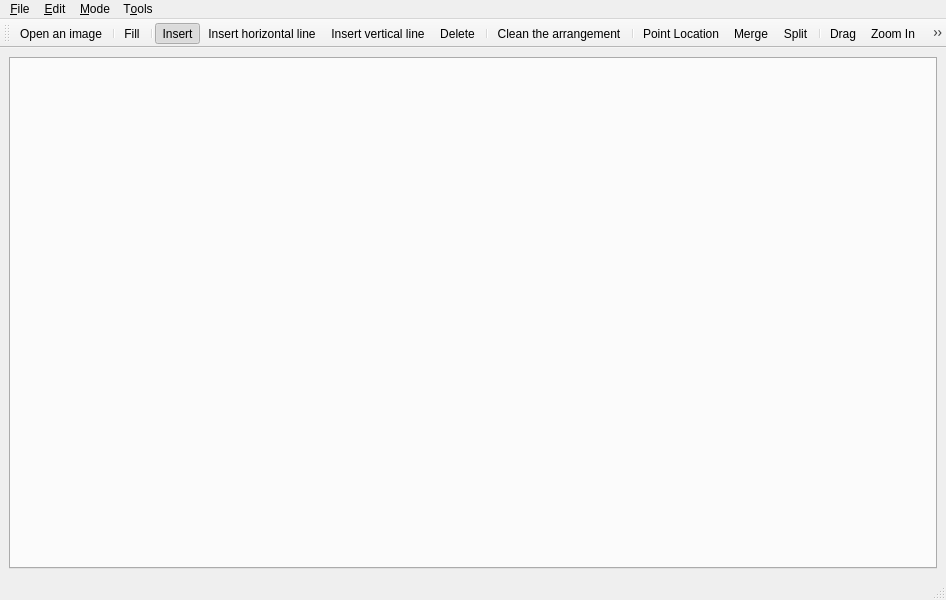
<?xml version="1.0" encoding="UTF-8"?>
<ui version="4.0">
 <class>ArrangementDemoWindow</class>
 <widget class="QMainWindow" name="ArrangementDemoWindow">
  <property name="geometry">
   <rect>
    <x>0</x>
    <y>0</y>
    <width>946</width>
    <height>600</height>
   </rect>
  </property>
  <property name="windowTitle">
   <string>QLabellingArrangement</string>
  </property>
  <property name="windowIcon">
   <iconset resource="../rc/ArrangementDemoWindow.qrc">
    <normaloff>:/QLabelling/Arrangement_2.png</normaloff>:/QLabelling/Arrangement_2.png</iconset>
  </property>
  <widget class="QWidget" name="centralwidget">
   <layout class="QGridLayout" name="gridLayout">
    <item row="0" column="0">
     <widget class="QTabWidget" name="tabWidget">
      <property name="currentIndex">
       <number>-1</number>
      </property>
     </widget>
    </item>
   </layout>
  </widget>
  <widget class="QStatusBar" name="statusbar"/>
  <widget class="QToolBar" name="toolBar">
   <property name="windowTitle">
    <string>toolBar</string>
   </property>
   <attribute name="toolBarArea">
    <enum>TopToolBarArea</enum>
   </attribute>
   <attribute name="toolBarBreak">
    <bool>false</bool>
   </attribute>
   <addaction name="actionOpenImage"/>
   <addaction name="separator"/>
   <addaction name="actionFill"/>
   <addaction name="separator"/>
   <addaction name="actionInsert"/>
   <addaction name="actionInsert_horizontal_line"/>
   <addaction name="actionInsert_vertical_line"/>
   <addaction name="actionDelete"/>
   <addaction name="separator"/>
   <addaction name="actionClean"/>
   <addaction name="separator"/>
   <addaction name="actionPointLocation"/>
   <addaction name="actionMerge"/>
   <addaction name="actionSplit"/>
   <addaction name="separator"/>
   <addaction name="actionDrag"/>
   <addaction name="actionZoomIn"/>
   <addaction name="actionZoomOut"/>
   <addaction name="separator"/>
   <addaction name="actionSnapMode"/>
   <addaction name="actionGridSnapMode"/>
  </widget>
  <widget class="QMenuBar" name="menubar">
   <property name="geometry">
    <rect>
     <x>0</x>
     <y>0</y>
     <width>946</width>
     <height>21</height>
    </rect>
   </property>
   <widget class="QMenu" name="menu_File">
    <property name="title">
     <string>&amp;File</string>
    </property>
    <addaction name="actionNewTab"/>
    <addaction name="actionCloseTab"/>
    <addaction name="separator"/>
    <addaction name="actionOpenImage"/>
    <addaction name="actionOpen"/>
    <addaction name="actionSaveAs"/>
    <addaction name="separator"/>
    <addaction name="actionQuit"/>
   </widget>
   <widget class="QMenu" name="menuMode">
    <property name="title">
     <string>&amp;Mode</string>
    </property>
    <addaction name="actionDrag"/>
    <addaction name="actionInsert"/>
    <addaction name="actionInsert_horizontal_line"/>
    <addaction name="actionInsert_vertical_line"/>
    <addaction name="actionDelete"/>
    <addaction name="actionPointLocation"/>
    <addaction name="actionMerge"/>
    <addaction name="actionSplit"/>
    <addaction name="actionFill"/>
   </widget>
   <widget class="QMenu" name="menu_Edit">
    <property name="title">
     <string>&amp;Edit</string>
    </property>
    <addaction name="actionSnapMode"/>
    <addaction name="actionGridSnapMode"/>
    <addaction name="separator"/>
    <addaction name="actionShowGrid"/>
    <addaction name="separator"/>
    <addaction name="actionPreferences"/>
   </widget>
   <widget class="QMenu" name="menuT_ools">
    <property name="title">
     <string>T&amp;ools</string>
    </property>
    <addaction name="actionOverlay"/>
    <addaction name="actionClean"/>
   </widget>
   <addaction name="menu_File"/>
   <addaction name="menu_Edit"/>
   <addaction name="menuMode"/>
   <addaction name="menuT_ools"/>
  </widget>
  <action name="actionQuit">
   <property name="icon">
    <iconset resource="../rc/ArrangementDemoWindow.qrc">
     <normaloff>:/process-stop.png</normaloff>:/process-stop.png</iconset>
   </property>
   <property name="text">
    <string>&amp;Quit</string>
   </property>
  </action>
  <action name="actionInsert">
   <property name="checkable">
    <bool>true</bool>
   </property>
   <property name="checked">
    <bool>true</bool>
   </property>
   <property name="icon">
    <iconset resource="../rc/ArrangementDemoWindow.qrc">
     <normaloff>:/icons/demo_insert.xpm</normaloff>:/icons/demo_insert.xpm</iconset>
   </property>
   <property name="text">
    <string>&amp;Insert</string>
   </property>
  </action>
  <action name="actionDelete">
   <property name="checkable">
    <bool>true</bool>
   </property>
   <property name="icon">
    <iconset resource="../rc/ArrangementDemoWindow.qrc">
     <normaloff>:/icons/demo_delete.xpm</normaloff>:/icons/demo_delete.xpm</iconset>
   </property>
   <property name="text">
    <string>&amp;Delete</string>
   </property>
  </action>
  <action name="actionDrag">
   <property name="checkable">
    <bool>true</bool>
   </property>
   <property name="icon">
    <iconset resource="../rc/ArrangementDemoWindow.qrc">
     <normaloff>:/icons/hand.xpm</normaloff>:/icons/hand.xpm</iconset>
   </property>
   <property name="text">
    <string>Drag</string>
   </property>
  </action>
  <action name="actionPointLocation">
   <property name="checkable">
    <bool>true</bool>
   </property>
   <property name="icon">
    <iconset resource="../rc/ArrangementDemoWindow.qrc">
     <normaloff>:/icons/demo_pointlocation.xpm</normaloff>:/icons/demo_pointlocation.xpm</iconset>
   </property>
   <property name="text">
    <string>Point Location</string>
   </property>
  </action>
  <action name="actionMerge">
   <property name="checkable">
    <bool>true</bool>
   </property>
   <property name="icon">
    <iconset resource="../rc/ArrangementDemoWindow.qrc">
     <normaloff>:/icons/demo_merge.xpm</normaloff>:/icons/demo_merge.xpm</iconset>
   </property>
   <property name="text">
    <string>Merge</string>
   </property>
  </action>
  <action name="actionSplit">
   <property name="checkable">
    <bool>true</bool>
   </property>
   <property name="icon">
    <iconset resource="../rc/ArrangementDemoWindow.qrc">
     <normaloff>:/icons/demo_split.xpm</normaloff>:/icons/demo_split.xpm</iconset>
   </property>
   <property name="text">
    <string>Split</string>
   </property>
  </action>
  <action name="actionFill">
   <property name="checkable">
    <bool>true</bool>
   </property>
   <property name="icon">
    <iconset resource="../rc/ArrangementDemoWindow.qrc">
     <normaloff>:/icons/demo_fill.xpm</normaloff>:/icons/demo_fill.xpm</iconset>
   </property>
   <property name="text">
    <string>Fill</string>
   </property>
  </action>
  <action name="actionSnapMode">
   <property name="checkable">
    <bool>true</bool>
   </property>
   <property name="icon">
    <iconset resource="../rc/ArrangementDemoWindow.qrc">
     <normaloff>:/icons/demo_snapvertex.xpm</normaloff>:/icons/demo_snapvertex.xpm</iconset>
   </property>
   <property name="text">
    <string>Enable snapping</string>
   </property>
  </action>
  <action name="actionGridSnapMode">
   <property name="checkable">
    <bool>true</bool>
   </property>
   <property name="icon">
    <iconset resource="../rc/ArrangementDemoWindow.qrc">
     <normaloff>:/icons/demo_snapgrid.xpm</normaloff>:/icons/demo_snapgrid.xpm</iconset>
   </property>
   <property name="text">
    <string>Snap to grid</string>
   </property>
  </action>
  <action name="actionSegment">
   <property name="text">
    <string>Segment</string>
   </property>
  </action>
  <action name="actionPolyline">
   <property name="text">
    <string>Polyline</string>
   </property>
  </action>
  <action name="actionNewTab">
   <property name="icon">
    <iconset resource="../rc/ArrangementDemoWindow.qrc">
     <normaloff>:/new_tab.png</normaloff>:/new_tab.png</iconset>
   </property>
   <property name="text">
    <string>New tab</string>
   </property>
   <property name="shortcut">
    <string>Ctrl+N</string>
   </property>
  </action>
  <action name="actionOverlay">
   <property name="icon">
    <iconset resource="../rc/ArrangementDemoWindow.qrc">
     <normaloff>:/icons/arrangement_overlay.png</normaloff>:/icons/arrangement_overlay.png</iconset>
   </property>
   <property name="text">
    <string>&amp;Overlay...</string>
   </property>
  </action>
  <action name="actionClean">
   <property name="icon">
    <iconset resource="../rc/ArrangementDemoWindow.qrc">
     <normaloff>:/QLabelling/edit-clear.png</normaloff>:/QLabelling/edit-clear.png</iconset>
   </property>
   <property name="text">
    <string>&amp;Clean the arrangement</string>
   </property>
  </action>
  <action name="actionPreferences">
   <property name="icon">
    <iconset resource="../rc/ArrangementDemoWindow.qrc">
     <normaloff>:/options.png</normaloff>:/options.png</iconset>
   </property>
   <property name="text">
    <string>&amp;Preferences...</string>
   </property>
  </action>
  <action name="actionShowGrid">
   <property name="checkable">
    <bool>true</bool>
   </property>
   <property name="text">
    <string>Show &amp;grid</string>
   </property>
  </action>
  <action name="actionCloseTab">
   <property name="icon">
    <iconset resource="../rc/ArrangementDemoWindow.qrc">
     <normaloff>:/close_tab.png</normaloff>:/close_tab.png</iconset>
   </property>
   <property name="text">
    <string>Close Tab</string>
   </property>
   <property name="shortcut">
    <string>Ctrl+W</string>
   </property>
  </action>
  <action name="actionSaveAs">
   <property name="icon">
    <iconset resource="../rc/ArrangementDemoWindow.qrc">
     <normaloff>:/document-save.png</normaloff>:/document-save.png</iconset>
   </property>
   <property name="text">
    <string>Save arrangement as...</string>
   </property>
   <property name="shortcut">
    <string>Ctrl+S</string>
   </property>
  </action>
  <action name="actionOpen">
   <property name="icon">
    <iconset resource="../rc/ArrangementDemoWindow.qrc">
     <normaloff>:/QLabelling/Arrangement_2.png</normaloff>:/QLabelling/Arrangement_2.png</iconset>
   </property>
   <property name="text">
    <string>Open an arrangement...</string>
   </property>
   <property name="iconText">
    <string>Open</string>
   </property>
   <property name="shortcut">
    <string>Ctrl+O</string>
   </property>
  </action>
  <action name="actionZoomIn">
   <property name="icon">
    <iconset resource="../rc/ArrangementDemoWindow.qrc">
     <normaloff>:/icons/demo_zoomin.xpm</normaloff>:/icons/demo_zoomin.xpm</iconset>
   </property>
   <property name="text">
    <string>Zoom In</string>
   </property>
  </action>
  <action name="actionZoomOut">
   <property name="icon">
    <iconset resource="../rc/ArrangementDemoWindow.qrc">
     <normaloff>:/icons/demo_zoomout.xpm</normaloff>:/icons/demo_zoomout.xpm</iconset>
   </property>
   <property name="text">
    <string>Zoom Out</string>
   </property>
  </action>
  <action name="actionOpenImage">
   <property name="icon">
    <iconset resource="../rc/ArrangementDemoWindow.qrc">
     <normaloff>:/image.png</normaloff>:/image.png</iconset>
   </property>
   <property name="text">
    <string>Open an image</string>
   </property>
  </action>
  <action name="actionInsert_horizontal_line">
   <property name="checkable">
    <bool>true</bool>
   </property>
   <property name="icon">
    <iconset resource="../rc/ArrangementDemoWindow.qrc">
     <normaloff>:/horizontal-insert.png</normaloff>:/horizontal-insert.png</iconset>
   </property>
   <property name="text">
    <string>Insert horizontal line</string>
   </property>
  </action>
  <action name="actionInsert_vertical_line">
   <property name="checkable">
    <bool>true</bool>
   </property>
   <property name="icon">
    <iconset resource="../rc/ArrangementDemoWindow.qrc">
     <normaloff>:/vertical-insert.png</normaloff>:/vertical-insert.png</iconset>
   </property>
   <property name="text">
    <string>Insert vertical line</string>
   </property>
  </action>
 </widget>
 <resources>
  <include location="../rc/ArrangementDemoWindow.qrc"/>
 </resources>
 <connections/>
</ui>
